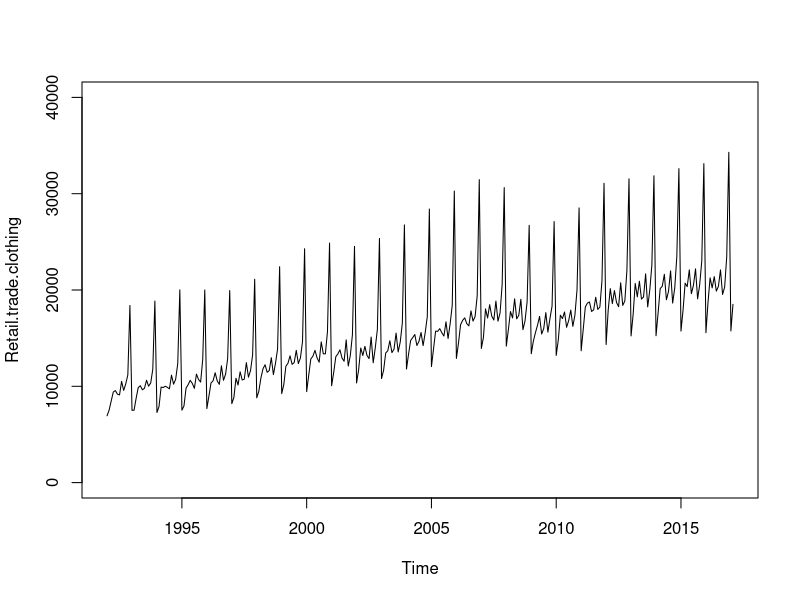
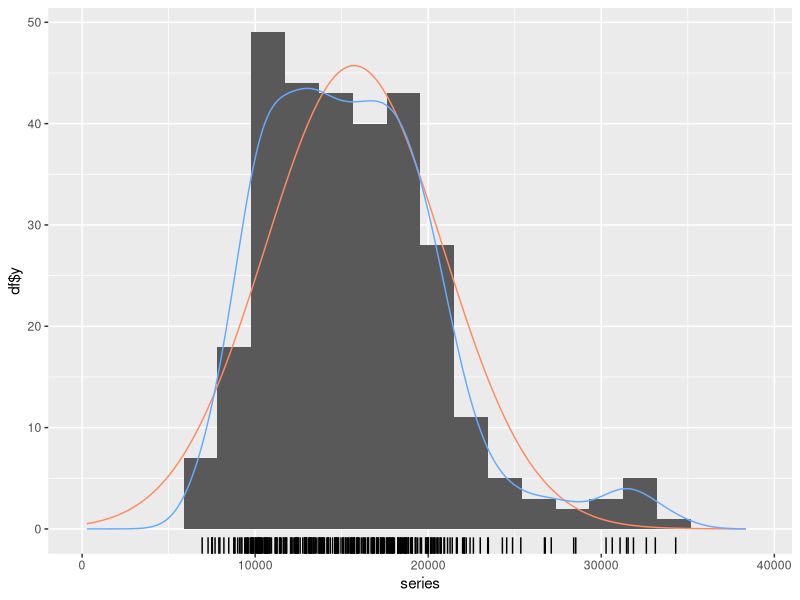
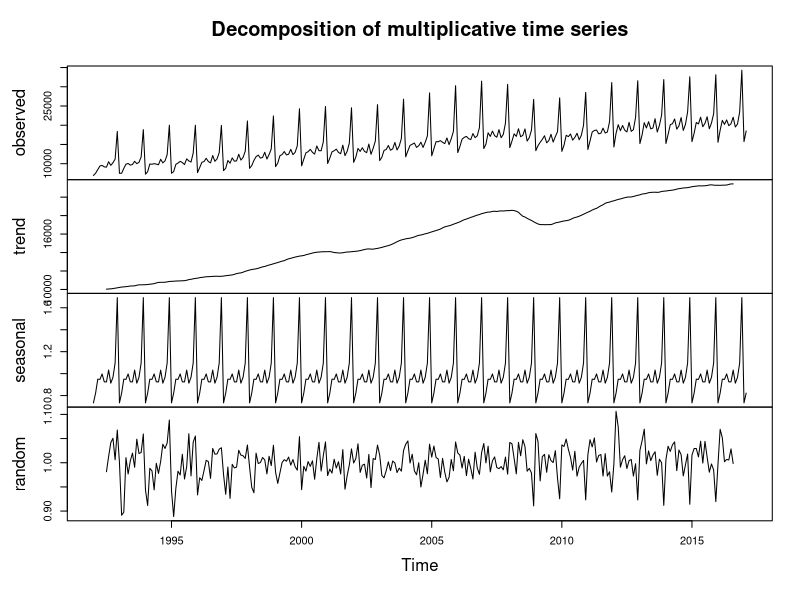
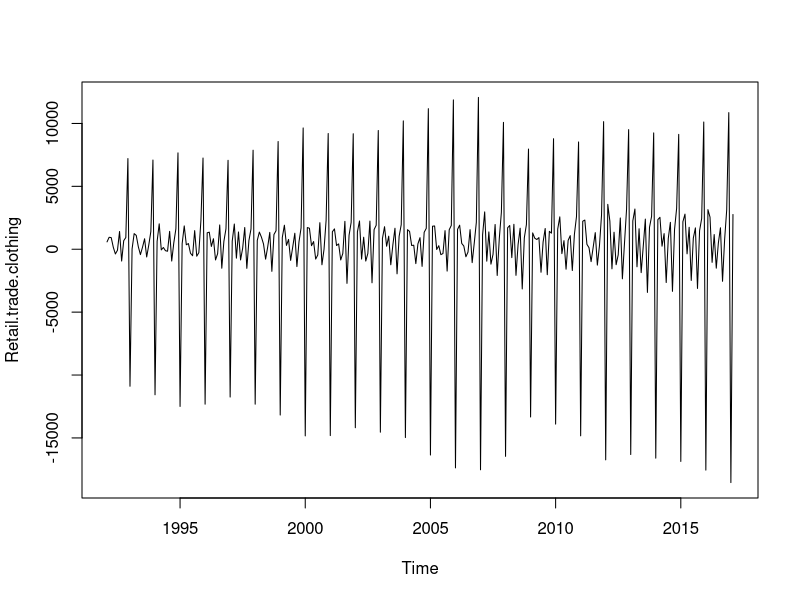
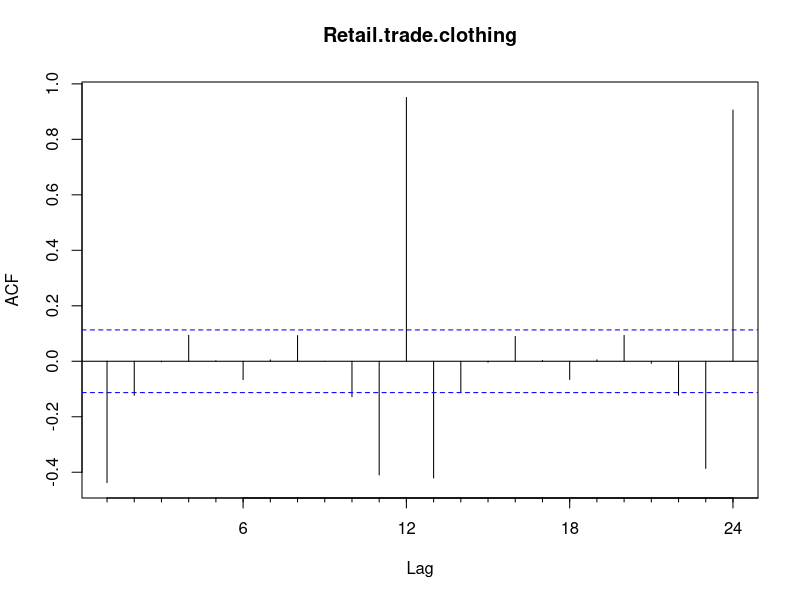
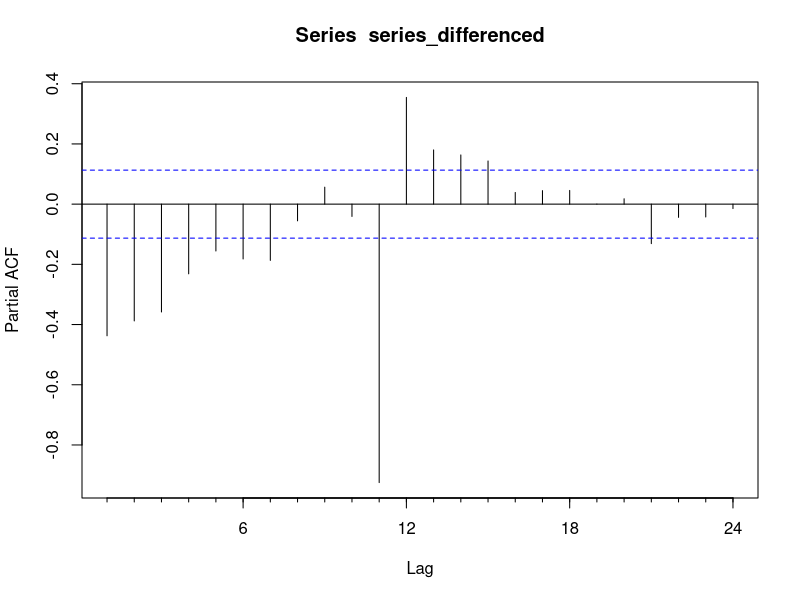

These charts were generated, in order, by the following R code:
## ---- chunk 1
knitr::opts_chunk$set(echo = TRUE)
## ---- chunk 2
df <- read.csv("sales.csv")
## ---- chunk 3
series <- ts(df, frequency = 12, start = c(1992,1))
print(series)
## ---- chunk 4
plot(series, ylim=c(0,40000))
## ---- chunk 5
require(forecast)
gghistogram(series, add.normal = TRUE, add.kde = TRUE)
## ---- chunk 6
series_decomposed <- decompose(series, type='multiplicative')
plot(series_decomposed)
## ---- chunk 7
seasonal_coef <- data.frame(series_decomposed$figure)
seasonal_coef <- cbind(seasonal_coef, seq(1:12))
seasonal_coef[order(-seasonal_coef[,1]), ]
## ---- chunk 8
require(tseries)
kpss.test(series)
## ---- chunk 9
series_differenced <- diff(series)
kpss.test(series_differenced)
## ---- chunk 10
plot(series_differenced)
## ---- chunk 11
require(forecast)
Acf(series_differenced)
Pacf(series_differenced)
